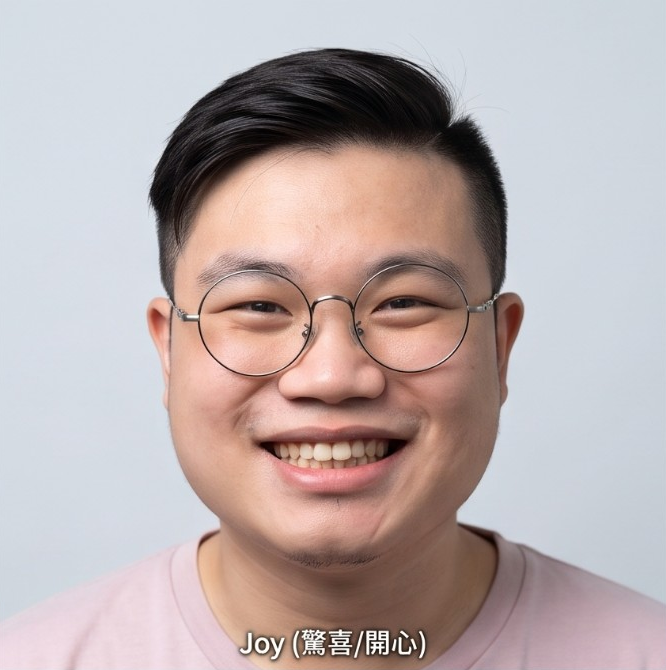
#> input picture tools/src/joy.png, 666 x 670 px
$ python build_faces.py
#> lines starting #> are read from the running program, lines starting #| are printed output that depends on the picture; after the words box and inside, x2 and y2 are one past the last pixel; in counts of white or black regions, pixels touching at a corner belong together
#> (reads tools/geometry.json from the repository)
### tools/facekit.py
"""Image helpers for building the portrait frames: background matting, alignment, eye synthesis."""
import numpy as np
import cv2


def load_rgb(path):
#> called with path = 'tools/src/joy.png'
    bgr = cv2.imread(path, cv2.IMREAD_COLOR)
#> bgr is the input picture: shape (670, 666, 3); mean B, G, R 172.2, 172.5, 185.8
    return cv2.cvtColor(bgr, cv2.COLOR_BGR2RGB).astype(np.float32) / 255.0


# [4 lines left out: function save_rgba, not called in this run]


def save_rgb(path, rgb):
    out = (np.clip(rgb, 0, 1) * 255.0 + 0.5).astype(np.uint8)
    cv2.imwrite(path, cv2.cvtColor(out, cv2.COLOR_RGB2BGR))


def _poly_terms(h, w):
    y, x = np.mgrid[0:h, 0:w].astype(np.float32)
    x = x / w - 0.5
    y = y / h - 0.5
    return np.stack([np.ones_like(x), x, y, x * x, x * y, y * y], axis=-1)


def fit_background(img, iters=4, thr=0.045):
    """Model the studio backdrop as a smooth quadratic colour field fitted to backdrop pixels."""
#> called with iters = 4, thr = 0.045
    h, w, _ = img.shape
    T = _poly_terms(h, w)
    sel = np.zeros((h, w), bool)
    sel[: int(h * 0.05), :] = True
    sel[: int(h * 0.55), : int(w * 0.06)] = True
    sel[: int(h * 0.55), -int(w * 0.06):] = True
    B = None
    for _ in range(iters):
        A = T[sel]
        B = np.zeros_like(img)
        for c in range(3):
            coef, *_ = np.linalg.lstsq(A, img[..., c][sel], rcond=None)
            B[..., c] = T @ coef
        d = np.linalg.norm(img - B, axis=2)
        cand = (d < thr).astype(np.uint8)
        n, lab = cv2.connectedComponents(cand, connectivity=4)
        border = np.unique(np.concatenate([lab[0], lab[-1], lab[:, 0], lab[:, -1]]))
        border = border[border != 0] if cand[0, 0] == 0 else border
        sel = np.isin(lab, border) & (cand > 0)
#> this loop made 4 passes
#> pass 1, in fit_background, `cand = (d < thr).astype(np.uint8)`:
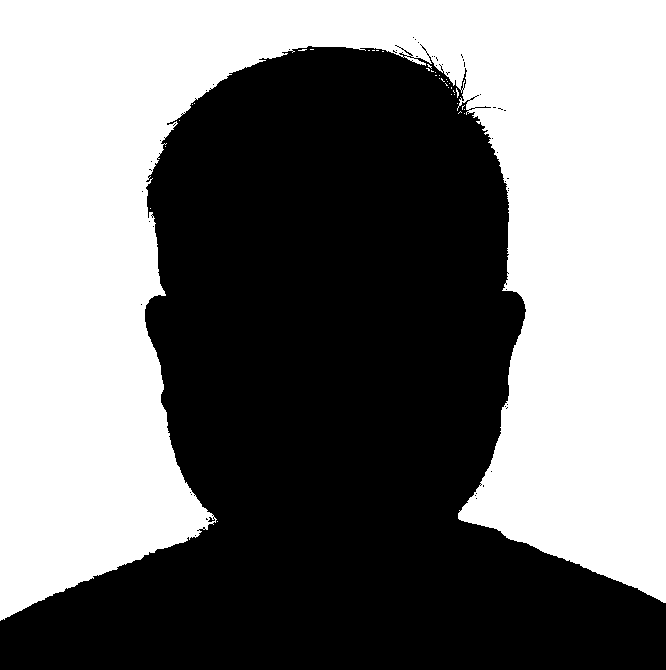
#> cand: shape (670, 666); values 0 (black) and 1 (white), 48.1% white; 36 white regions (35 under 20 px), largest, box (x1, y1, x2, y2) and area: (0, 0, 666, 621) 214437
#> pass 1, in fit_background, `n, lab = cv2.connectedComponents(cand, connectivity=4)`:
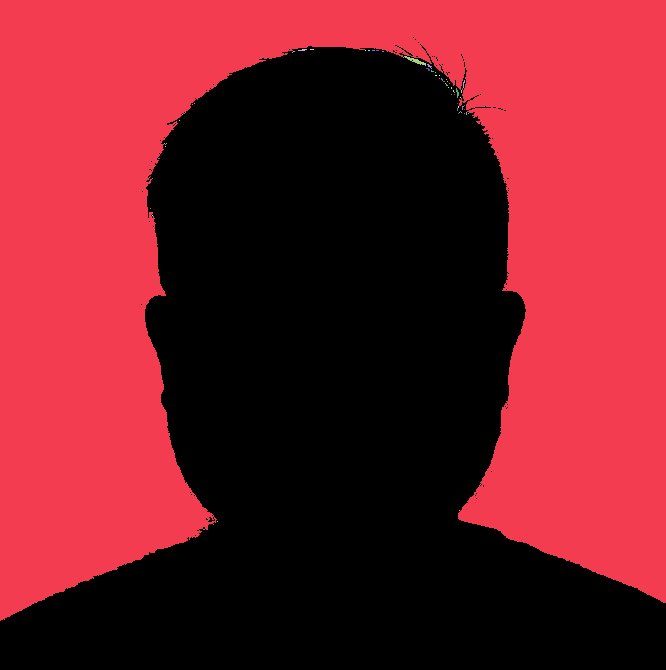
#> lab: shape (670, 666) int32; 71 distinct labels, from 0 to 70; one colour per label, 0 black
#> after the loop:
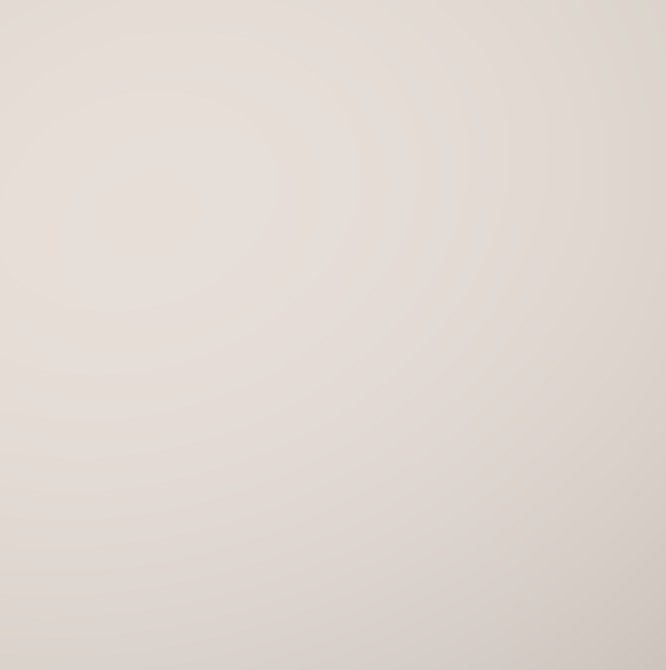
#> B: shape (670, 666, 3) float32; mean of channels 0, 1, 2 0.824, 0.849, 0.882; drawn as B, G, R
    return B, sel


def matte(img, band=4, thr=0.045, hair_y_max=None, fringe_reach=16):
    """Return (alpha, foreground colour, backdrop) for a subject on a plain pale backdrop.

    Backdrop pixels are those close to the fitted backdrop colour and connected to the image border.
    Above hair_y_max the backdrop is grown into pale neutral rim strands of the hair, which would
    otherwise read as a white fringe on a dark page. In a thin band along the edge, alpha comes from
    projecting the pixel between the backdrop colour and the nearest solid subject colour, and the
    colour is un-mixed so no backdrop tint is left.
    """
    lum_w = np.array([0.299, 0.587, 0.114], np.float32)
    el = lambda r: cv2.getStructuringElement(cv2.MORPH_ELLIPSE, (2 * r + 1, 2 * r + 1))
    B, bg = fit_background(img, thr=thr)
#> bg: shape (670, 666) bool; 48.1% white; 1 white region, box (x1, y1, x2, y2) and area: (0, 0, 666, 622) 214751
    h, w, _ = img.shape
    if hair_y_max is not None:
        lum = img @ lum_w
        rows = (np.arange(h) < hair_y_max)[:, None]
        neutral = (img[..., 0] - img[..., 2]) < 0.05
#> neutral: shape (670, 666) bool; 58.7% white; 14 black regions (10 under 20 px), largest, box (x1, y1, x2, y2) and area: (25, 134, 666, 670) 184145, (165, 552, 174, 556) 28, (6, 654, 21, 656) 22, (644, 620, 651, 625) 21
        light = neutral & (lum > 0.36) & rows & ~bg
#> light: shape (670, 666) bool; 0.82% white; 83 white regions (82 under 20 px), largest, box (x1, y1, x2, y2) and area: (146, 43, 509, 289) 3450
        n, lab = cv2.connectedComponents(light.astype(np.uint8), connectivity=8)
#> lab: shape (670, 666) int32; 84 distinct labels, from 0 to 83
#> n = 84
        seed = (cv2.dilate(bg.astype(np.uint8), el(2)) > 0) & light
#> seed: shape (670, 666) bool; 0.43% white in thin lines or dots, all inside (x1, y1, x2, y2) = (142, 37, 509, 289)
        touch = np.unique(lab[seed])
#> touch = 34 values from 1 to 73
        fringe = np.isin(lab, touch[touch != 0]) & (cv2.dilate(bg.astype(np.uint8), el(fringe_reach)) > 0)
#> fringe: shape (670, 666) bool; 0.78% white; 34 white regions (33 under 20 px), largest, box (x1, y1, x2, y2) and area: (146, 43, 509, 289) 3430
        bg = bg | fringe
#> bg: shape (670, 666) bool; 48.9% white; 1 white region, box (x1, y1, x2, y2) and area: (0, 0, 666, 622) 218245
        bg = cv2.morphologyEx(bg.astype(np.uint8), cv2.MORPH_CLOSE, np.ones((3, 3), np.uint8)) > 0
#> bg: shape (670, 666) bool; 49% white; 1 white region, box (x1, y1, x2, y2) and area: (0, 0, 666, 622) 218438
    near_bg = cv2.dilate(bg.astype(np.uint8), el(band)) > 0
#> near_bg: shape (670, 666) bool; 50.5% white; 1 black region, box (x1, y1, x2, y2) and area: (0, 53, 666, 670) 220791
    core = ~near_bg
    _, idx = cv2.distanceTransformWithLabels((~core).astype(np.uint8), cv2.DIST_L2, 5, labelType=cv2.DIST_LABEL_PIXEL)
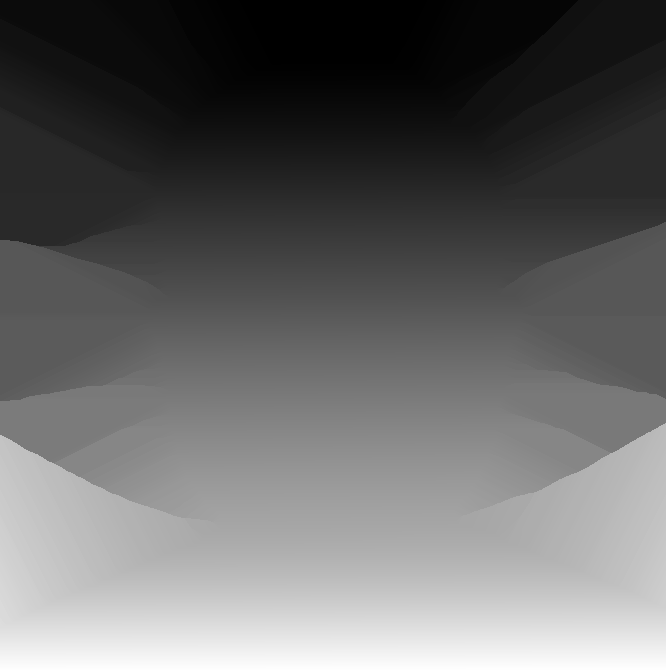
#> idx: shape (670, 666) int32; min 1, max 220791, mean 89659.8; drawn with min black and max white
    ys, xs = np.nonzero(core)
    lut_y = np.zeros(idx.max() + 1, np.int32)
    lut_x = np.zeros(idx.max() + 1, np.int32)
    lut_y[idx[ys, xs]] = ys
    lut_x[idx[ys, xs]] = xs
    F = img[lut_y[idx], lut_x[idx]]
    fb = F - B
    alpha = np.sum((img - B) * fb, axis=2) / np.maximum(np.sum(fb * fb, axis=2), 1e-4)
    alpha = np.clip(alpha, 0, 1)
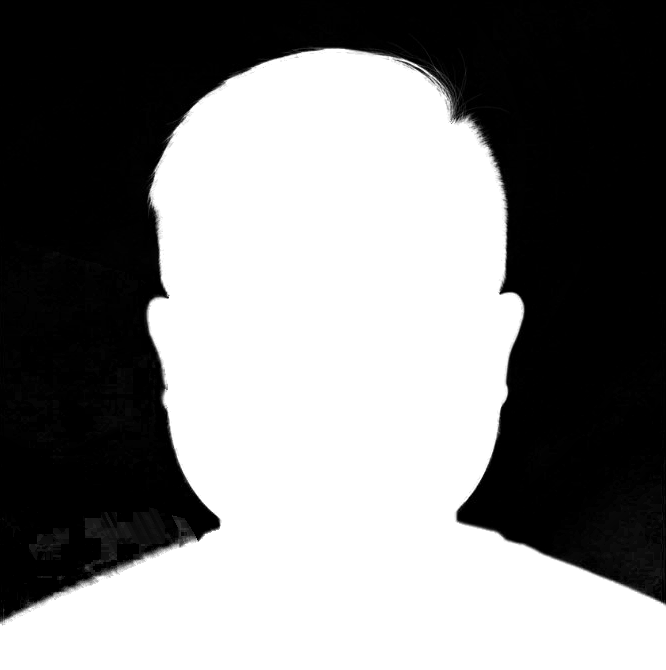
#> alpha: shape (670, 666) float32; min 0, max 1, mean 0.512
    alpha[core] = 1.0
    alpha[bg] = 0.0
    a3 = alpha[..., None]
    unmixed = np.clip((img - (1 - a3) * B) / np.maximum(a3, 0.05), 0, 1)
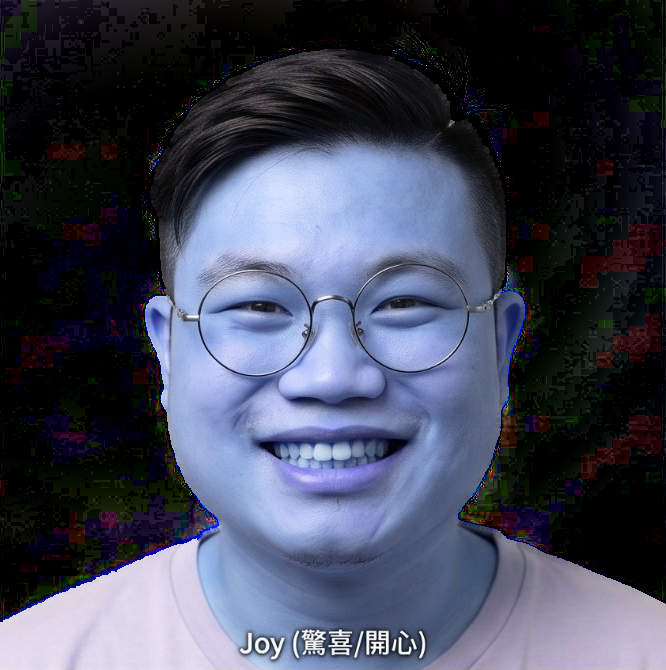
#> unmixed: shape (670, 666, 3) float32; mean of channels 0, 1, 2 0.342, 0.274, 0.258; drawn as B, G, R
    wgt = np.clip((a3 - 0.2) / 0.4, 0, 1)
    fg = unmixed * wgt + F * (1 - wgt)
    fg[core] = img[core]
    if hair_y_max is not None:
        # pale glints left along the hair outline are recoloured with the dark hair beside them
        edge = (cv2.dilate(bg.astype(np.uint8), el(10)) > 0) & rows & (alpha > 0)
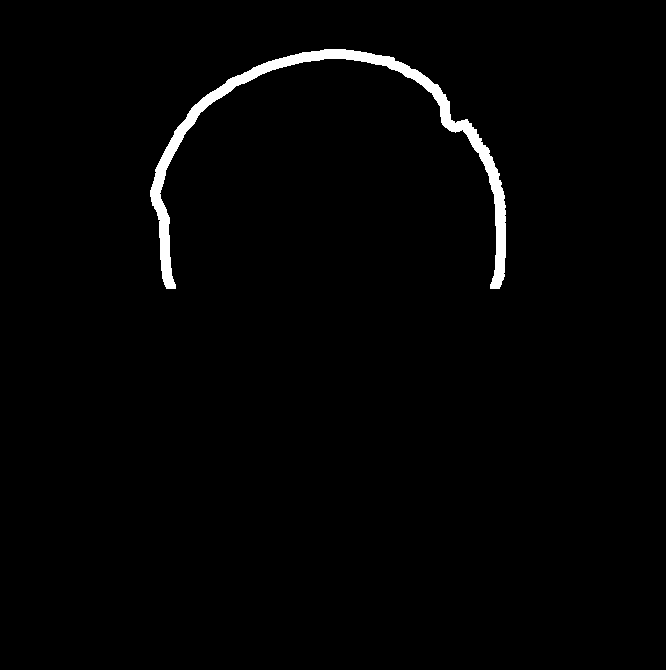
#> edge: shape (670, 666) bool; 1.6% white; 1 white region, box (x1, y1, x2, y2) and area: (150, 49, 506, 289) 7018
        fl = fg @ lum_w
        pale = edge & ((fg[..., 0] - fg[..., 2]) < 0.05) & (fl > 0.30)
#> pale: shape (670, 666) bool; 0.04% white in thin lines or dots, all inside (x1, y1, x2, y2) = (162, 52, 455, 289)
#> (the rest of the program and of its run is left out)
